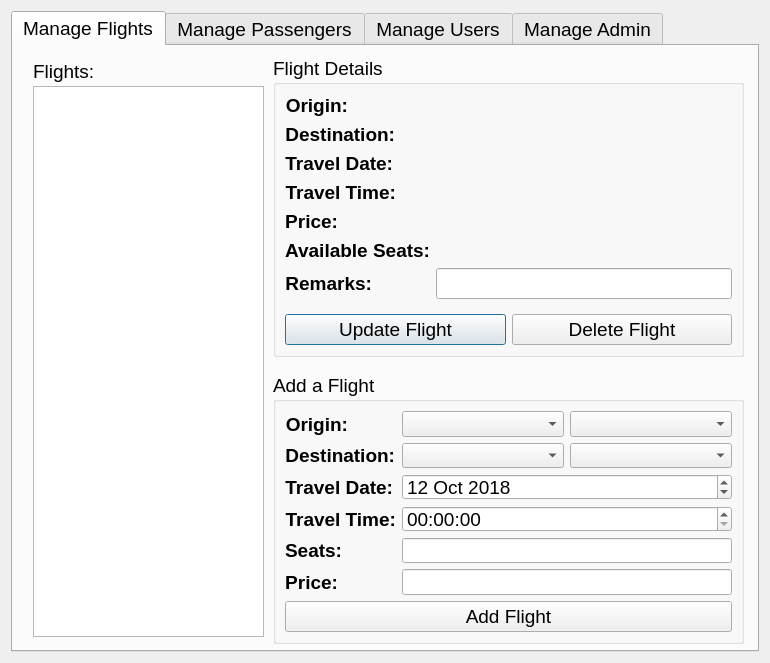
<?xml version="1.0" encoding="UTF-8"?>
<ui version="4.0">
 <class>AdminWindow</class>
 <widget class="QDialog" name="AdminWindow">
  <property name="geometry">
   <rect>
    <x>0</x>
    <y>0</y>
    <width>770</width>
    <height>663</height>
   </rect>
  </property>
  <property name="windowTitle">
   <string>Admin Window</string>
  </property>
  <layout class="QGridLayout" name="gridLayout">
   <item row="0" column="1">
    <widget class="QTabWidget" name="tabWidget">
     <property name="font">
      <font>
       <pointsize>14</pointsize>
      </font>
     </property>
     <property name="tabShape">
      <enum>QTabWidget::Rounded</enum>
     </property>
     <property name="currentIndex">
      <number>0</number>
     </property>
     <widget class="QWidget" name="tabStatus">
      <attribute name="title">
       <string>Manage Flights</string>
      </attribute>
      <widget class="QGroupBox" name="gbFlightDetails">
       <property name="geometry">
        <rect>
         <x>260</x>
         <y>10</y>
         <width>471</width>
         <height>301</height>
        </rect>
       </property>
       <property name="font">
        <font>
         <pointsize>14</pointsize>
        </font>
       </property>
       <property name="title">
        <string>Flight Details</string>
       </property>
       <layout class="QGridLayout" name="gridLayout_4">
        <item row="0" column="0" colspan="2">
         <layout class="QFormLayout" name="formLayout_3">
          <item row="0" column="0">
           <widget class="QLabel" name="label_5">
            <property name="font">
             <font>
              <pointsize>14</pointsize>
              <weight>75</weight>
              <bold>true</bold>
             </font>
            </property>
            <property name="text">
             <string>Origin:</string>
            </property>
            <property name="alignment">
             <set>Qt::AlignRight|Qt::AlignTrailing|Qt::AlignVCenter</set>
            </property>
           </widget>
          </item>
          <item row="1" column="0">
           <widget class="QLabel" name="label_23">
            <property name="font">
             <font>
              <pointsize>14</pointsize>
              <weight>75</weight>
              <bold>true</bold>
             </font>
            </property>
            <property name="text">
             <string>Destination:</string>
            </property>
            <property name="alignment">
             <set>Qt::AlignRight|Qt::AlignTrailing|Qt::AlignVCenter</set>
            </property>
           </widget>
          </item>
          <item row="2" column="0">
           <widget class="QLabel" name="label_22">
            <property name="font">
             <font>
              <pointsize>14</pointsize>
              <weight>75</weight>
              <bold>true</bold>
             </font>
            </property>
            <property name="text">
             <string>Travel Date:</string>
            </property>
            <property name="alignment">
             <set>Qt::AlignRight|Qt::AlignTrailing|Qt::AlignVCenter</set>
            </property>
           </widget>
          </item>
          <item row="4" column="0">
           <widget class="QLabel" name="label_24">
            <property name="font">
             <font>
              <pointsize>14</pointsize>
              <weight>75</weight>
              <bold>true</bold>
             </font>
            </property>
            <property name="text">
             <string>Price:</string>
            </property>
            <property name="alignment">
             <set>Qt::AlignRight|Qt::AlignTrailing|Qt::AlignVCenter</set>
            </property>
           </widget>
          </item>
          <item row="5" column="0">
           <widget class="QLabel" name="label_25">
            <property name="font">
             <font>
              <pointsize>14</pointsize>
              <weight>75</weight>
              <bold>true</bold>
             </font>
            </property>
            <property name="text">
             <string>Available Seats:</string>
            </property>
            <property name="alignment">
             <set>Qt::AlignRight|Qt::AlignTrailing|Qt::AlignVCenter</set>
            </property>
           </widget>
          </item>
          <item row="6" column="0">
           <widget class="QLabel" name="label_26">
            <property name="font">
             <font>
              <pointsize>14</pointsize>
              <weight>75</weight>
              <bold>true</bold>
             </font>
            </property>
            <property name="text">
             <string>Remarks:</string>
            </property>
            <property name="alignment">
             <set>Qt::AlignRight|Qt::AlignTrailing|Qt::AlignVCenter</set>
            </property>
           </widget>
          </item>
          <item row="0" column="1">
           <widget class="QLabel" name="lblOrigin">
            <property name="text">
             <string>&lt;origin&gt;</string>
            </property>
            <property name="alignment">
             <set>Qt::AlignLeading|Qt::AlignLeft|Qt::AlignVCenter</set>
            </property>
           </widget>
          </item>
          <item row="1" column="1">
           <widget class="QLabel" name="lblDestination">
            <property name="text">
             <string>&lt;destination&gt;</string>
            </property>
            <property name="alignment">
             <set>Qt::AlignLeading|Qt::AlignLeft|Qt::AlignVCenter</set>
            </property>
           </widget>
          </item>
          <item row="2" column="1">
           <widget class="QLabel" name="lblTravelDate">
            <property name="text">
             <string>&lt;travel date&gt;</string>
            </property>
            <property name="alignment">
             <set>Qt::AlignLeading|Qt::AlignLeft|Qt::AlignVCenter</set>
            </property>
           </widget>
          </item>
          <item row="4" column="1">
           <widget class="QLabel" name="lblPrice">
            <property name="text">
             <string>&lt;price&gt;</string>
            </property>
            <property name="alignment">
             <set>Qt::AlignLeading|Qt::AlignLeft|Qt::AlignVCenter</set>
            </property>
           </widget>
          </item>
          <item row="5" column="1">
           <widget class="QLabel" name="lblAvailSeats">
            <property name="text">
             <string>&lt;available seats&gt;</string>
            </property>
            <property name="alignment">
             <set>Qt::AlignLeading|Qt::AlignLeft|Qt::AlignVCenter</set>
            </property>
           </widget>
          </item>
          <item row="6" column="1">
           <widget class="QLineEdit" name="txtRemarks"/>
          </item>
          <item row="3" column="0">
           <widget class="QLabel" name="label_42">
            <property name="font">
             <font>
              <pointsize>14</pointsize>
              <weight>75</weight>
              <bold>true</bold>
             </font>
            </property>
            <property name="text">
             <string>Travel Time:</string>
            </property>
            <property name="alignment">
             <set>Qt::AlignRight|Qt::AlignTrailing|Qt::AlignVCenter</set>
            </property>
           </widget>
          </item>
          <item row="3" column="1">
           <widget class="QLabel" name="lblTravelTime">
            <property name="text">
             <string>&lt;travel time&gt;</string>
            </property>
            <property name="alignment">
             <set>Qt::AlignLeading|Qt::AlignLeft|Qt::AlignVCenter</set>
            </property>
           </widget>
          </item>
         </layout>
        </item>
        <item row="1" column="0">
         <widget class="QPushButton" name="btnUpdateFlight">
          <property name="text">
           <string>Update Flight</string>
          </property>
         </widget>
        </item>
        <item row="1" column="1">
         <widget class="QPushButton" name="btnDeleteFlight">
          <property name="text">
           <string>Delete Flight</string>
          </property>
         </widget>
        </item>
       </layout>
      </widget>
      <widget class="QLabel" name="label">
       <property name="geometry">
        <rect>
         <x>20</x>
         <y>10</y>
         <width>91</width>
         <height>31</height>
        </rect>
       </property>
       <property name="text">
        <string>Flights:</string>
       </property>
      </widget>
      <widget class="QListWidget" name="lstFlights">
       <property name="geometry">
        <rect>
         <x>20</x>
         <y>40</y>
         <width>231</width>
         <height>551</height>
        </rect>
       </property>
       <property name="font">
        <font>
         <pointsize>12</pointsize>
        </font>
       </property>
      </widget>
      <widget class="QGroupBox" name="gbFlightDetails_4">
       <property name="geometry">
        <rect>
         <x>260</x>
         <y>327</y>
         <width>471</width>
         <height>271</height>
        </rect>
       </property>
       <property name="font">
        <font>
         <pointsize>14</pointsize>
        </font>
       </property>
       <property name="title">
        <string>Add a Flight</string>
       </property>
       <layout class="QGridLayout" name="gridLayout_2">
        <item row="1" column="0">
         <widget class="QPushButton" name="btnAddFlight">
          <property name="text">
           <string>Add Flight</string>
          </property>
         </widget>
        </item>
        <item row="0" column="0">
         <layout class="QFormLayout" name="formLayout">
          <item row="0" column="0">
           <widget class="QLabel" name="label_9">
            <property name="font">
             <font>
              <pointsize>14</pointsize>
              <weight>75</weight>
              <bold>true</bold>
             </font>
            </property>
            <property name="text">
             <string>Origin:</string>
            </property>
            <property name="alignment">
             <set>Qt::AlignRight|Qt::AlignTrailing|Qt::AlignVCenter</set>
            </property>
           </widget>
          </item>
          <item row="0" column="1">
           <layout class="QHBoxLayout" name="horizontalLayout">
            <item>
             <widget class="QComboBox" name="cbxOriginCountry"/>
            </item>
            <item>
             <widget class="QComboBox" name="cbxOriginCity"/>
            </item>
           </layout>
          </item>
          <item row="1" column="0">
           <widget class="QLabel" name="label_37">
            <property name="font">
             <font>
              <pointsize>14</pointsize>
              <weight>75</weight>
              <bold>true</bold>
             </font>
            </property>
            <property name="text">
             <string>Destination:</string>
            </property>
            <property name="alignment">
             <set>Qt::AlignRight|Qt::AlignTrailing|Qt::AlignVCenter</set>
            </property>
           </widget>
          </item>
          <item row="1" column="1">
           <layout class="QHBoxLayout" name="horizontalLayout_2">
            <item>
             <widget class="QComboBox" name="cbxDestinationCountry"/>
            </item>
            <item>
             <widget class="QComboBox" name="cbxDestinationCity"/>
            </item>
           </layout>
          </item>
          <item row="2" column="0">
           <widget class="QLabel" name="label_38">
            <property name="font">
             <font>
              <pointsize>14</pointsize>
              <weight>75</weight>
              <bold>true</bold>
             </font>
            </property>
            <property name="text">
             <string>Travel Date:</string>
            </property>
            <property name="alignment">
             <set>Qt::AlignRight|Qt::AlignTrailing|Qt::AlignVCenter</set>
            </property>
           </widget>
          </item>
          <item row="3" column="0">
           <widget class="QLabel" name="label_40">
            <property name="font">
             <font>
              <pointsize>14</pointsize>
              <weight>75</weight>
              <bold>true</bold>
             </font>
            </property>
            <property name="text">
             <string>Travel Time:</string>
            </property>
            <property name="alignment">
             <set>Qt::AlignRight|Qt::AlignTrailing|Qt::AlignVCenter</set>
            </property>
           </widget>
          </item>
          <item row="5" column="0">
           <widget class="QLabel" name="label_39">
            <property name="font">
             <font>
              <pointsize>14</pointsize>
              <weight>75</weight>
              <bold>true</bold>
             </font>
            </property>
            <property name="text">
             <string>Price:</string>
            </property>
            <property name="alignment">
             <set>Qt::AlignRight|Qt::AlignTrailing|Qt::AlignVCenter</set>
            </property>
           </widget>
          </item>
          <item row="5" column="1">
           <widget class="QLineEdit" name="txtPrice"/>
          </item>
          <item row="2" column="1">
           <widget class="QDateEdit" name="txtTravelDate">
            <property name="dateTime">
             <datetime>
              <hour>0</hour>
              <minute>0</minute>
              <second>0</second>
              <year>2018</year>
              <month>10</month>
              <day>12</day>
             </datetime>
            </property>
           </widget>
          </item>
          <item row="3" column="1">
           <widget class="QTimeEdit" name="txtTravelTime"/>
          </item>
          <item row="4" column="0">
           <widget class="QLabel" name="label_43">
            <property name="font">
             <font>
              <pointsize>14</pointsize>
              <weight>75</weight>
              <bold>true</bold>
             </font>
            </property>
            <property name="text">
             <string>Seats:</string>
            </property>
            <property name="alignment">
             <set>Qt::AlignRight|Qt::AlignTrailing|Qt::AlignVCenter</set>
            </property>
           </widget>
          </item>
          <item row="4" column="1">
           <widget class="QLineEdit" name="txtSeats"/>
          </item>
         </layout>
        </item>
       </layout>
      </widget>
     </widget>
     <widget class="QWidget" name="tabBook">
      <attribute name="title">
       <string>Manage Passengers</string>
      </attribute>
      <widget class="QListWidget" name="lstPassengers">
       <property name="geometry">
        <rect>
         <x>20</x>
         <y>100</y>
         <width>221</width>
         <height>481</height>
        </rect>
       </property>
       <property name="font">
        <font>
         <pointsize>12</pointsize>
        </font>
       </property>
      </widget>
      <widget class="QLabel" name="label_3">
       <property name="geometry">
        <rect>
         <x>20</x>
         <y>10</y>
         <width>61</width>
         <height>31</height>
        </rect>
       </property>
       <property name="text">
        <string>Flights:</string>
       </property>
      </widget>
      <widget class="QComboBox" name="cbxFlightPassengers">
       <property name="geometry">
        <rect>
         <x>100</x>
         <y>10</y>
         <width>241</width>
         <height>31</height>
        </rect>
       </property>
      </widget>
      <widget class="QGroupBox" name="gbFlightDetails_2">
       <property name="geometry">
        <rect>
         <x>260</x>
         <y>90</y>
         <width>421</width>
         <height>201</height>
        </rect>
       </property>
       <property name="font">
        <font>
         <pointsize>14</pointsize>
        </font>
       </property>
       <property name="title">
        <string>Passenger Details:</string>
       </property>
       <layout class="QGridLayout" name="gridLayout_3">
        <item row="0" column="0">
         <layout class="QFormLayout" name="formLayout_2">
          <item row="0" column="0">
           <widget class="QLabel" name="label_6">
            <property name="font">
             <font>
              <weight>75</weight>
              <bold>true</bold>
             </font>
            </property>
            <property name="text">
             <string>First Name:</string>
            </property>
            <property name="alignment">
             <set>Qt::AlignRight|Qt::AlignTrailing|Qt::AlignVCenter</set>
            </property>
           </widget>
          </item>
          <item row="1" column="0">
           <widget class="QLabel" name="label_27">
            <property name="font">
             <font>
              <weight>75</weight>
              <bold>true</bold>
             </font>
            </property>
            <property name="text">
             <string>Last Name:</string>
            </property>
            <property name="alignment">
             <set>Qt::AlignRight|Qt::AlignTrailing|Qt::AlignVCenter</set>
            </property>
           </widget>
          </item>
          <item row="2" column="0">
           <widget class="QLabel" name="label_28">
            <property name="font">
             <font>
              <weight>75</weight>
              <bold>true</bold>
             </font>
            </property>
            <property name="text">
             <string>Gender:</string>
            </property>
            <property name="alignment">
             <set>Qt::AlignRight|Qt::AlignTrailing|Qt::AlignVCenter</set>
            </property>
           </widget>
          </item>
          <item row="3" column="0">
           <widget class="QLabel" name="label_29">
            <property name="font">
             <font>
              <weight>75</weight>
              <bold>true</bold>
             </font>
            </property>
            <property name="text">
             <string>Age:</string>
            </property>
            <property name="alignment">
             <set>Qt::AlignRight|Qt::AlignTrailing|Qt::AlignVCenter</set>
            </property>
           </widget>
          </item>
          <item row="0" column="1">
           <widget class="QLabel" name="lblFName">
            <property name="text">
             <string>&lt;Fname&gt;</string>
            </property>
            <property name="alignment">
             <set>Qt::AlignLeading|Qt::AlignLeft|Qt::AlignVCenter</set>
            </property>
           </widget>
          </item>
          <item row="1" column="1">
           <widget class="QLabel" name="lblLName">
            <property name="text">
             <string>&lt;Lname&gt;</string>
            </property>
            <property name="alignment">
             <set>Qt::AlignLeading|Qt::AlignLeft|Qt::AlignVCenter</set>
            </property>
           </widget>
          </item>
          <item row="2" column="1">
           <widget class="QLabel" name="lblGender">
            <property name="text">
             <string>&lt;Gender&gt;</string>
            </property>
            <property name="alignment">
             <set>Qt::AlignLeading|Qt::AlignLeft|Qt::AlignVCenter</set>
            </property>
           </widget>
          </item>
          <item row="3" column="1">
           <widget class="QLabel" name="lblAge">
            <property name="text">
             <string>&lt;Age&gt;</string>
            </property>
            <property name="alignment">
             <set>Qt::AlignLeading|Qt::AlignLeft|Qt::AlignVCenter</set>
            </property>
           </widget>
          </item>
         </layout>
        </item>
       </layout>
      </widget>
      <widget class="QLabel" name="label_4">
       <property name="geometry">
        <rect>
         <x>20</x>
         <y>60</y>
         <width>111</width>
         <height>31</height>
        </rect>
       </property>
       <property name="text">
        <string>Passengers:</string>
       </property>
      </widget>
     </widget>
     <widget class="QWidget" name="tab_3">
      <attribute name="title">
       <string>Manage Users</string>
      </attribute>
      <widget class="QPushButton" name="btnDeleteUser">
       <property name="geometry">
        <rect>
         <x>240</x>
         <y>450</y>
         <width>171</width>
         <height>31</height>
        </rect>
       </property>
       <property name="text">
        <string>Delete User</string>
       </property>
      </widget>
      <widget class="QListWidget" name="lstUsers">
       <property name="geometry">
        <rect>
         <x>20</x>
         <y>40</y>
         <width>201</width>
         <height>551</height>
        </rect>
       </property>
       <property name="font">
        <font>
         <pointsize>12</pointsize>
        </font>
       </property>
      </widget>
      <widget class="QLabel" name="label_8">
       <property name="geometry">
        <rect>
         <x>20</x>
         <y>10</y>
         <width>111</width>
         <height>31</height>
        </rect>
       </property>
       <property name="text">
        <string>Users:</string>
       </property>
      </widget>
      <widget class="QGroupBox" name="gbFlightDetails_3">
       <property name="geometry">
        <rect>
         <x>240</x>
         <y>30</y>
         <width>491</width>
         <height>411</height>
        </rect>
       </property>
       <property name="font">
        <font>
         <pointsize>14</pointsize>
        </font>
       </property>
       <property name="title">
        <string>User Details:</string>
       </property>
       <widget class="QWidget" name="verticalLayoutWidget_5">
        <property name="geometry">
         <rect>
          <x>20</x>
          <y>30</y>
          <width>241</width>
          <height>361</height>
         </rect>
        </property>
        <layout class="QVBoxLayout" name="verticalLayout_6">
         <item>
          <widget class="QLabel" name="label_36">
           <property name="font">
            <font>
             <pointsize>14</pointsize>
             <weight>75</weight>
             <bold>true</bold>
            </font>
           </property>
           <property name="text">
            <string>Username:</string>
           </property>
           <property name="alignment">
            <set>Qt::AlignLeading|Qt::AlignLeft|Qt::AlignVCenter</set>
           </property>
          </widget>
         </item>
         <item>
          <widget class="QLabel" name="lblUsername">
           <property name="text">
            <string>&lt;username&gt;</string>
           </property>
           <property name="alignment">
            <set>Qt::AlignLeading|Qt::AlignLeft|Qt::AlignVCenter</set>
           </property>
          </widget>
         </item>
         <item>
          <widget class="QLabel" name="label_7">
           <property name="font">
            <font>
             <pointsize>14</pointsize>
             <weight>75</weight>
             <bold>true</bold>
            </font>
           </property>
           <property name="text">
            <string>First Name:</string>
           </property>
           <property name="alignment">
            <set>Qt::AlignLeading|Qt::AlignLeft|Qt::AlignVCenter</set>
           </property>
          </widget>
         </item>
         <item>
          <widget class="QLabel" name="lblUserFName">
           <property name="text">
            <string>&lt;Fname&gt;</string>
           </property>
           <property name="alignment">
            <set>Qt::AlignLeading|Qt::AlignLeft|Qt::AlignVCenter</set>
           </property>
          </widget>
         </item>
         <item>
          <widget class="QLabel" name="label_30">
           <property name="font">
            <font>
             <pointsize>14</pointsize>
             <weight>75</weight>
             <bold>true</bold>
            </font>
           </property>
           <property name="text">
            <string>Last Name:</string>
           </property>
           <property name="alignment">
            <set>Qt::AlignLeading|Qt::AlignLeft|Qt::AlignVCenter</set>
           </property>
          </widget>
         </item>
         <item>
          <widget class="QLabel" name="lblUserLName">
           <property name="text">
            <string>&lt;Lname&gt;</string>
           </property>
           <property name="alignment">
            <set>Qt::AlignLeading|Qt::AlignLeft|Qt::AlignVCenter</set>
           </property>
          </widget>
         </item>
         <item>
          <widget class="QLabel" name="label_31">
           <property name="font">
            <font>
             <pointsize>14</pointsize>
             <weight>75</weight>
             <bold>true</bold>
            </font>
           </property>
           <property name="text">
            <string>Email:</string>
           </property>
           <property name="alignment">
            <set>Qt::AlignLeading|Qt::AlignLeft|Qt::AlignVCenter</set>
           </property>
          </widget>
         </item>
         <item>
          <widget class="QLabel" name="lblEmail">
           <property name="text">
            <string>&lt;Email&gt;</string>
           </property>
           <property name="alignment">
            <set>Qt::AlignLeading|Qt::AlignLeft|Qt::AlignVCenter</set>
           </property>
          </widget>
         </item>
         <item>
          <widget class="QLabel" name="label_32">
           <property name="font">
            <font>
             <pointsize>14</pointsize>
             <weight>75</weight>
             <bold>true</bold>
            </font>
           </property>
           <property name="text">
            <string>Address:</string>
           </property>
           <property name="alignment">
            <set>Qt::AlignLeading|Qt::AlignLeft|Qt::AlignVCenter</set>
           </property>
          </widget>
         </item>
         <item>
          <widget class="QTextBrowser" name="lblAddress"/>
         </item>
        </layout>
       </widget>
       <widget class="QWidget" name="verticalLayoutWidget_6">
        <property name="geometry">
         <rect>
          <x>270</x>
          <y>30</y>
          <width>211</width>
          <height>201</height>
         </rect>
        </property>
        <layout class="QVBoxLayout" name="verticalLayout_2">
         <item>
          <widget class="QLabel" name="label_34">
           <property name="font">
            <font>
             <pointsize>14</pointsize>
             <weight>75</weight>
             <bold>true</bold>
            </font>
           </property>
           <property name="text">
            <string>Gender:</string>
           </property>
           <property name="alignment">
            <set>Qt::AlignLeading|Qt::AlignLeft|Qt::AlignVCenter</set>
           </property>
          </widget>
         </item>
         <item>
          <widget class="QLabel" name="lblUserGender">
           <property name="text">
            <string>&lt;Gender&gt;</string>
           </property>
           <property name="alignment">
            <set>Qt::AlignLeading|Qt::AlignLeft|Qt::AlignVCenter</set>
           </property>
          </widget>
         </item>
         <item>
          <widget class="QLabel" name="label_33">
           <property name="font">
            <font>
             <pointsize>14</pointsize>
             <weight>75</weight>
             <bold>true</bold>
            </font>
           </property>
           <property name="text">
            <string>Birth Date:</string>
           </property>
           <property name="alignment">
            <set>Qt::AlignLeading|Qt::AlignLeft|Qt::AlignVCenter</set>
           </property>
          </widget>
         </item>
         <item>
          <widget class="QLabel" name="lblBirthDate">
           <property name="text">
            <string>&lt;Birthday&gt;</string>
           </property>
           <property name="alignment">
            <set>Qt::AlignLeading|Qt::AlignLeft|Qt::AlignVCenter</set>
           </property>
          </widget>
         </item>
         <item>
          <widget class="QLabel" name="label_35">
           <property name="font">
            <font>
             <pointsize>14</pointsize>
             <weight>75</weight>
             <bold>true</bold>
            </font>
           </property>
           <property name="text">
            <string>Contact Number:</string>
           </property>
           <property name="alignment">
            <set>Qt::AlignLeading|Qt::AlignLeft|Qt::AlignVCenter</set>
           </property>
          </widget>
         </item>
         <item>
          <widget class="QLabel" name="lblNum">
           <property name="text">
            <string>&lt;Contact Num&gt;</string>
           </property>
           <property name="alignment">
            <set>Qt::AlignLeading|Qt::AlignLeft|Qt::AlignVCenter</set>
           </property>
          </widget>
         </item>
        </layout>
       </widget>
      </widget>
     </widget>
     <widget class="QWidget" name="tab">
      <attribute name="title">
       <string>Manage Admin</string>
      </attribute>
      <layout class="QGridLayout" name="gridLayout_5">
       <item row="0" column="0">
        <widget class="QGroupBox" name="groupBox_6">
         <property name="title">
          <string>Change Username</string>
         </property>
         <widget class="QWidget" name="formLayoutWidget_4">
          <property name="geometry">
           <rect>
            <x>17</x>
            <y>29</y>
            <width>421</width>
            <height>181</height>
           </rect>
          </property>
          <layout class="QFormLayout" name="formLayout_4">
           <item row="0" column="0">
            <widget class="QLabel" name="label_11">
             <property name="font">
              <font>
               <pointsize>12</pointsize>
              </font>
             </property>
             <property name="text">
              <string>Current Username:</string>
             </property>
            </widget>
           </item>
           <item row="0" column="1">
            <widget class="QLineEdit" name="txtCurrentUsername">
             <property name="echoMode">
              <enum>QLineEdit::Normal</enum>
             </property>
            </widget>
           </item>
           <item row="1" column="0">
            <widget class="QLabel" name="label_19">
             <property name="font">
              <font>
               <pointsize>12</pointsize>
              </font>
             </property>
             <property name="text">
              <string>New Username:</string>
             </property>
            </widget>
           </item>
           <item row="1" column="1">
            <widget class="QLineEdit" name="txtNewUsername">
             <property name="echoMode">
              <enum>QLineEdit::Normal</enum>
             </property>
            </widget>
           </item>
           <item row="2" column="1">
            <widget class="QPushButton" name="btnChangeUsername">
             <property name="text">
              <string>Change Username</string>
             </property>
            </widget>
           </item>
          </layout>
         </widget>
        </widget>
       </item>
       <item row="1" column="0">
        <widget class="QGroupBox" name="groupBox_5">
         <property name="title">
          <string>Change Password:</string>
         </property>
         <widget class="QWidget" name="formLayoutWidget_5">
          <property name="geometry">
           <rect>
            <x>20</x>
            <y>40</y>
            <width>421</width>
            <height>181</height>
           </rect>
          </property>
          <layout class="QFormLayout" name="formLayout_5">
           <item row="0" column="0">
            <widget class="QLabel" name="label_12">
             <property name="font">
              <font>
               <pointsize>12</pointsize>
              </font>
             </property>
             <property name="text">
              <string>Current Password:</string>
             </property>
            </widget>
           </item>
           <item row="0" column="1">
            <widget class="QLineEdit" name="txtCurrentPassword">
             <property name="echoMode">
              <enum>QLineEdit::Password</enum>
             </property>
            </widget>
           </item>
           <item row="1" column="0">
            <widget class="QLabel" name="label_21">
             <property name="font">
              <font>
               <pointsize>12</pointsize>
              </font>
             </property>
             <property name="text">
              <string>New Password:</string>
             </property>
            </widget>
           </item>
           <item row="1" column="1">
            <widget class="QLineEdit" name="txtNewPassword">
             <property name="echoMode">
              <enum>QLineEdit::Password</enum>
             </property>
            </widget>
           </item>
           <item row="2" column="0">
            <widget class="QLabel" name="label_41">
             <property name="font">
              <font>
               <pointsize>12</pointsize>
              </font>
             </property>
             <property name="text">
              <string>Confirm Password:</string>
             </property>
            </widget>
           </item>
           <item row="2" column="1">
            <widget class="QLineEdit" name="txtConfirmPassword">
             <property name="echoMode">
              <enum>QLineEdit::Password</enum>
             </property>
            </widget>
           </item>
           <item row="3" column="1">
            <widget class="QPushButton" name="btnChangePassword">
             <property name="text">
              <string>Change Password</string>
             </property>
            </widget>
           </item>
          </layout>
         </widget>
        </widget>
       </item>
      </layout>
     </widget>
    </widget>
   </item>
  </layout>
 </widget>
 <resources/>
 <connections/>
</ui>
